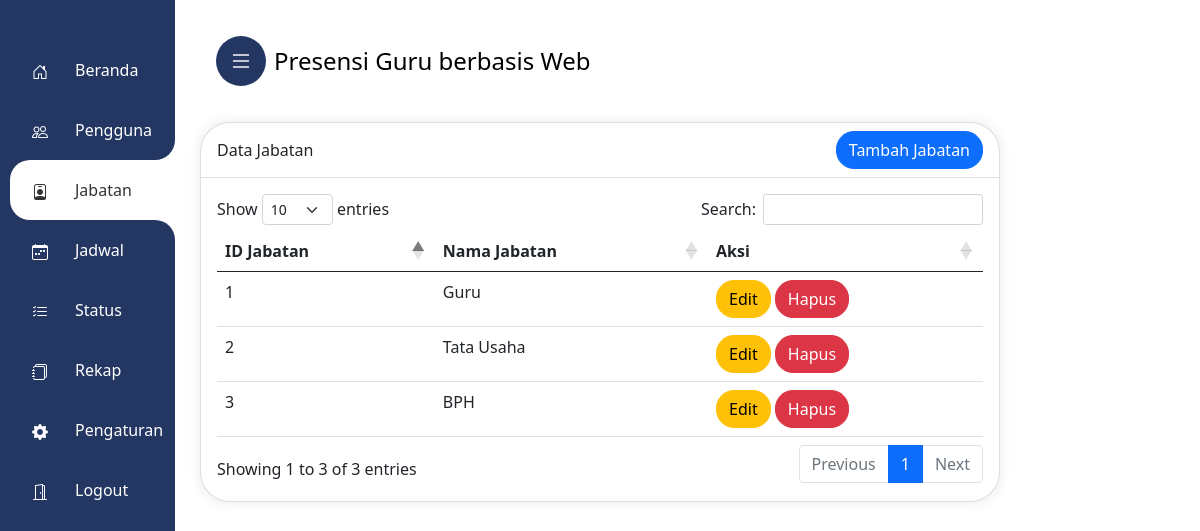
Page /admin/jabatan.php (signed in) on the committed database.
### tables this page shows
CREATE TABLE `jabatan` (
  `jabatan_id` int(11) NOT NULL,
  `jabatan_nama` varchar(30) NOT NULL
);

### admin/jabatan.php (the view, shortened to what this page needs)
<?php
include_once 'main-admin.php';
    ?>
<!DOCTYPE html>
<html lang="en">
<head>
    <link href="https://cdn.jsdelivr.net/npm/bootstrap@5.0.0-beta2/dist/css/bootstrap.min.css" rel="stylesheet"
>
</head>
<body>
    <div class="mx-auto">
        <div class="card">
            <div class="card-header d-flex justify-content-between">
                <div class="d-flex align-items-center">Data Jabatan</div>
                <a data-bs-toggle="modal" data-bs-target="#tambahModal">
                    <button type="button" class="btn btn-primary">Tambah Jabatan</button>
                </a>
            </div>
            <div class="card-body">
                <table class="table">
                    <thead>
                        <tr>
                            <th scope="col">ID Jabatan</th>
                            <th scope="col">Nama Jabatan</th>
                            <th scope="col">Aksi</th>
                        </tr>
                    </thead>
                    <tbody>
                        <?php
                        $sql = "SELECT * FROM jabatan";
                        $stmt = $conn->prepare($sql);
                        $stmt->execute();
                        $result = $stmt->fetchAll(PDO::FETCH_ASSOC);
                        foreach ($result as $row) {
                            $jabatan_id = $row['jabatan_id'];
                            $jabatan_nama = $row['jabatan_nama'];
                            ?>
                            <tr>
                                <td scope="row">
                                    <?php echo $jabatan_id ?>
                                </td>
                                <td scope="row">
                                    <?php echo $jabatan_nama ?>
                                </td>
                                <td scope="row">
                                    <a id="iniEditModal" data-bs-toggle="modal" data-bs-target="#editModal"
                                        data-id="<?php echo $jabatan_id ?>" data-jabatan="<?php echo $jabatan_nama ?>">
                                        <button type="button" class="btn btn-warning">Edit</button>
                                    </a>
                                    <button type='button' onclick='return confirmDelete(`<?php echo $jabatan_id ?>`)'
                                        class='btn btn-danger'>Hapus</button>
                                </td>
                            </tr>
                            <?php
                        }
                        ?>
                    </tbody>
                </table>
            </div>
        </div>
    </div>
</body>
</html>

### admin/style.css (style rules this page uses)
a,a:hover,a:focus { color: inherit;text-decoration: none;transition: all 0.3s; }
.card { box-shadow: 0px 0px 10px 4px rgba(0, 0, 0, 0.05);border:none;border-radius: 30px; }
@media only screen and (min-width: 576px) { .mx-auto { margin-top:20px } }

### admin/main-admin.php (style rules this page uses)
.btn { border-radius:18px !important; }
.card, .modal-content { border:0;border-radius: 30px !important; }
.card-header { background:none !important }

### admin/jabatan.php (style rules this page uses)
.mx-auto { width: 800px }
.card { margin-top: 10px; }

### rows in the picture
jabatan: jabatan_id "1", jabatan_nama "Guru"
jabatan: jabatan_id "2", jabatan_nama "Tata Usaha"
jabatan: jabatan_id "3", jabatan_nama "BPH"
